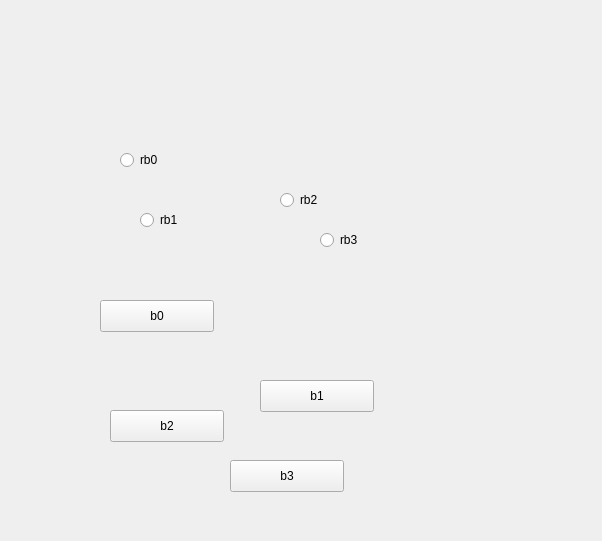
<?xml version="1.0" encoding="UTF-8"?>
<ui version="4.0">
 <class>Form</class>
 <widget class="QWidget" name="Form">
  <property name="geometry">
   <rect>
    <x>0</x>
    <y>0</y>
    <width>602</width>
    <height>541</height>
   </rect>
  </property>
  <property name="windowTitle">
   <string>Form</string>
  </property>
  <widget class="QPushButton" name="b0">
   <property name="geometry">
    <rect>
     <x>100</x>
     <y>300</y>
     <width>114</width>
     <height>32</height>
    </rect>
   </property>
   <property name="text">
    <string>b0</string>
   </property>
  </widget>
  <widget class="QPushButton" name="b1">
   <property name="geometry">
    <rect>
     <x>260</x>
     <y>380</y>
     <width>114</width>
     <height>32</height>
    </rect>
   </property>
   <property name="text">
    <string>b1</string>
   </property>
  </widget>
  <widget class="QPushButton" name="b2">
   <property name="geometry">
    <rect>
     <x>110</x>
     <y>410</y>
     <width>114</width>
     <height>32</height>
    </rect>
   </property>
   <property name="text">
    <string>b2</string>
   </property>
  </widget>
  <widget class="QPushButton" name="b3">
   <property name="geometry">
    <rect>
     <x>230</x>
     <y>460</y>
     <width>114</width>
     <height>32</height>
    </rect>
   </property>
   <property name="text">
    <string>b3</string>
   </property>
  </widget>
  <widget class="QRadioButton" name="rb0">
   <property name="geometry">
    <rect>
     <x>120</x>
     <y>150</y>
     <width>102</width>
     <height>20</height>
    </rect>
   </property>
   <property name="text">
    <string>rb0</string>
   </property>
  </widget>
  <widget class="QRadioButton" name="rb2">
   <property name="geometry">
    <rect>
     <x>280</x>
     <y>190</y>
     <width>102</width>
     <height>20</height>
    </rect>
   </property>
   <property name="text">
    <string>rb2</string>
   </property>
  </widget>
  <widget class="QRadioButton" name="rb1">
   <property name="geometry">
    <rect>
     <x>140</x>
     <y>210</y>
     <width>102</width>
     <height>20</height>
    </rect>
   </property>
   <property name="text">
    <string>rb1</string>
   </property>
  </widget>
  <widget class="QRadioButton" name="rb3">
   <property name="geometry">
    <rect>
     <x>320</x>
     <y>230</y>
     <width>102</width>
     <height>20</height>
    </rect>
   </property>
   <property name="text">
    <string>rb3</string>
   </property>
  </widget>
 </widget>
 <resources/>
 <connections/>
</ui>
